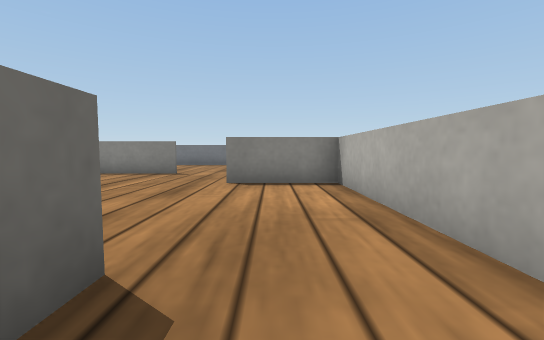
[1] (above)

19 first-person views from a walk through a Webots world. The camera is 0.07 m above the floor, tilts 4° down and sees 90° across. The floor is counted in squares, 0.1 m on a side. Each view is taken from the middle of a square. On the plan, view 1 faces up. The plan holds only what a view shows up to about 9 squares ahead; the rest is blank. Robots are left out. Simple shapes and patterns stand in for the simulator's stock objects.

[2]
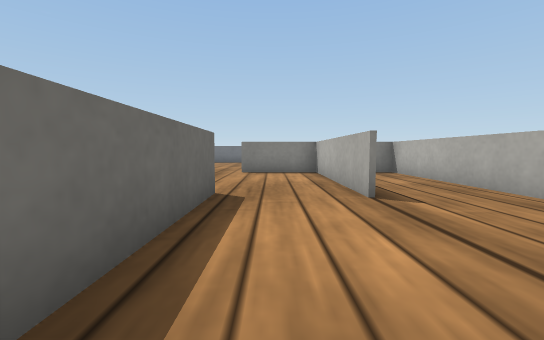

[3]
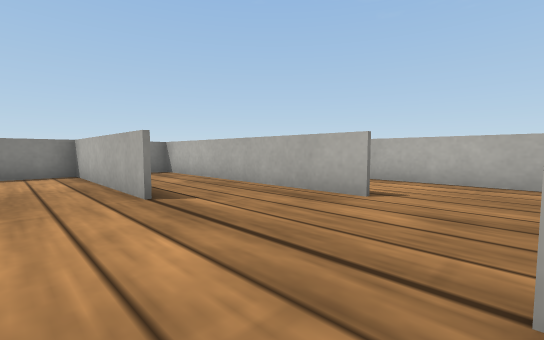

[4]
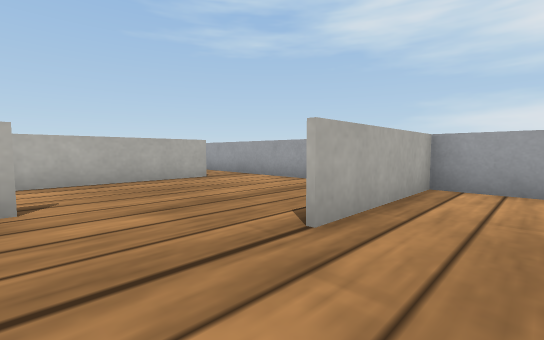

[5]
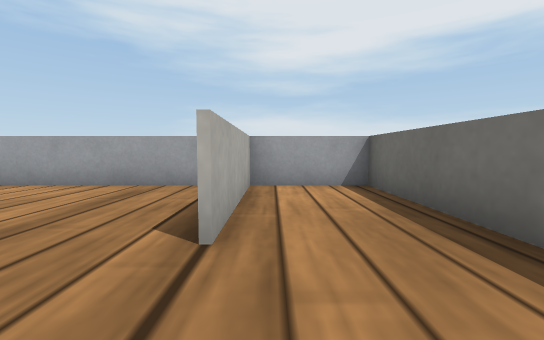

[6]
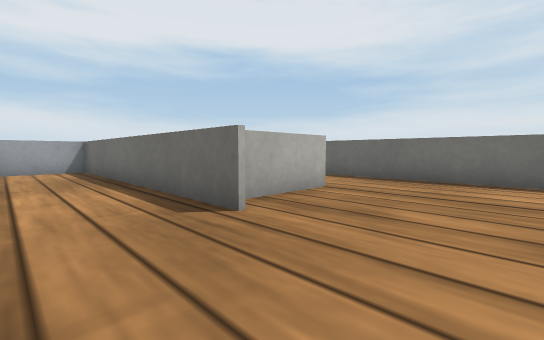

[7]
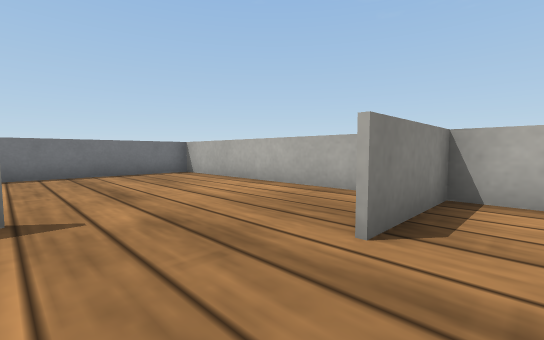

[8]
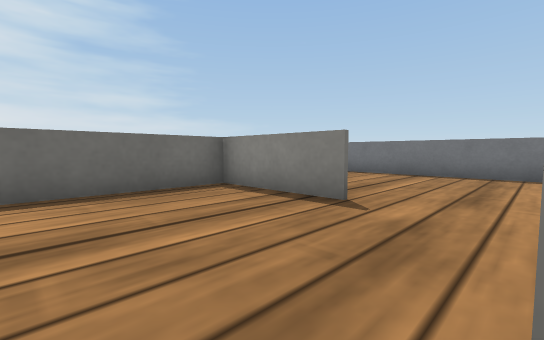

[9]
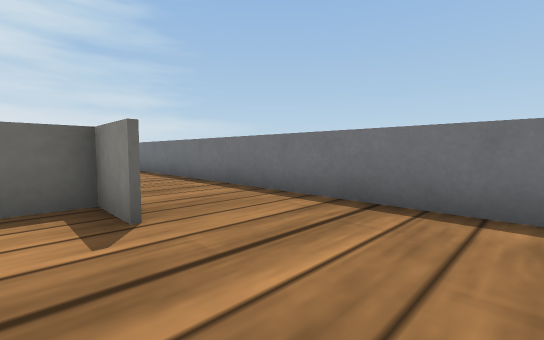

[10]
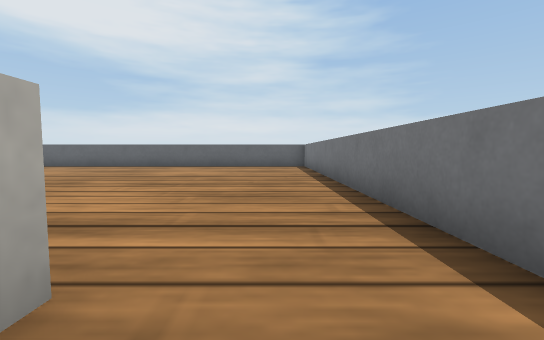

[11]
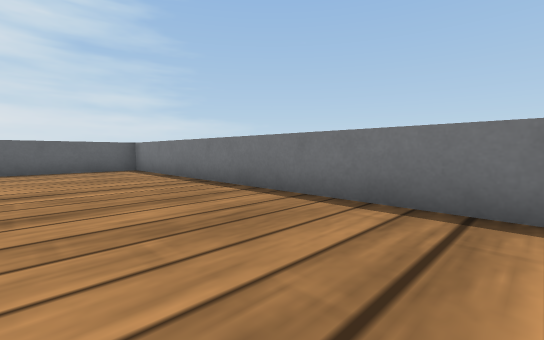

[12]
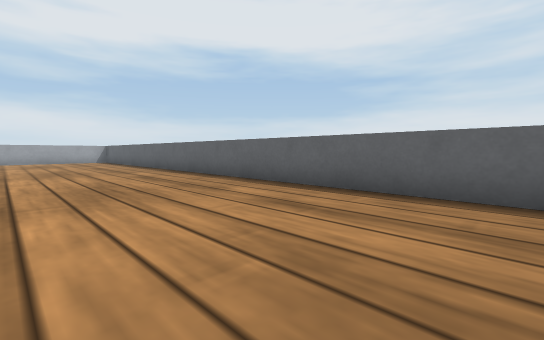

[13]
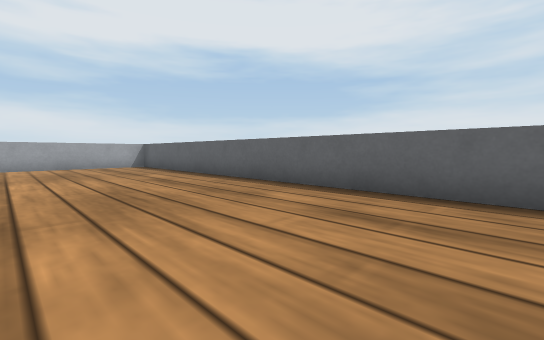

[14]
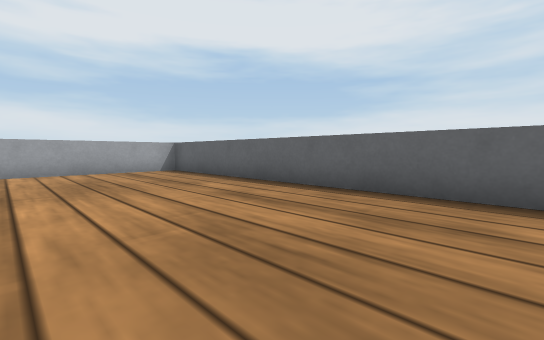

[15]
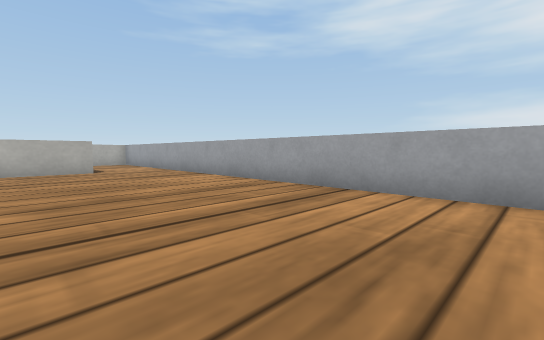

[16]
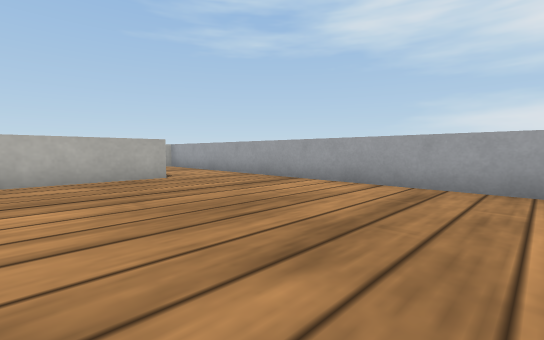

[17]
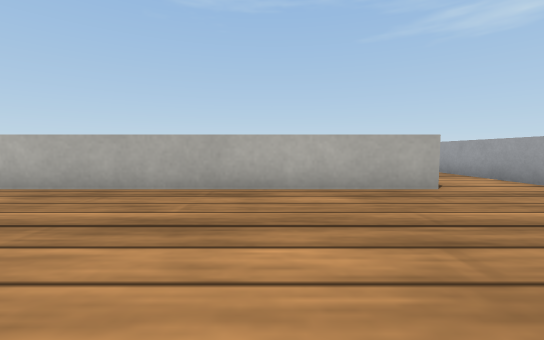

[18]
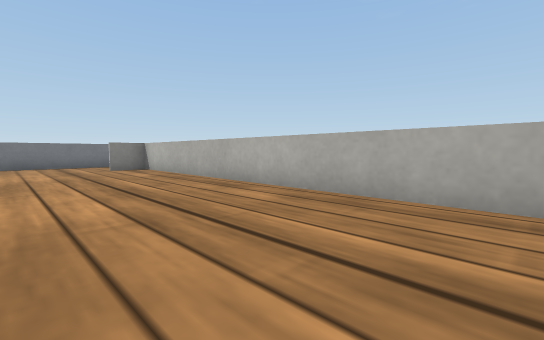

[19]
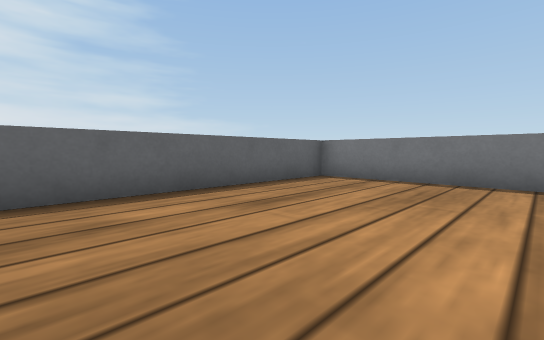

### Floor plan
Points are (right, up) in squares from view 1. A wall is a line through its corners. A room is listed if a view was taken in it or the views show most of it. See-through windows are left out.
Room 1 (views 1, 2, 3, 4, 5, 6, 8)
walls: (1.5, 1) (1.5, 6); (-0.9, 1.6) (-0.9, -6.5); (1.5, 5.9) (-1, 5.9); (-1, -6.5) (1.9, -6.5); (1.5, -6.6) (1.5, -3)
ways out: opening at (-1, 3.5) to room 2; opening at (2, -0.5) to room 3
Room 2 (views 7, 9, 10, 11, 12, 13, 14, 15, 16, 17, 18, 19)
walls: (-3.6, 1) (-1.5, 1); (-2.9, 8.5) (-6, 8.5); (-4.6, 10.9) (-5.9, 10.9) (-5.9, -0.8); (-6, -4.1) (-6, 8.9); (1.5, 6) (1.5, 13.5) (-18.5, 13.5) (-18.5, -5.2); (-17.4, -6.5) (-1, -6.5)
ways out: opening at (-1, 3.5) to room 1
Room 3 (no view inside)
walls: (4, -1.1) (4, 5.9) (3.4, 5.9); (1.9, -6.5) (4.4, -6.5)
ways out: opening at (2, -0.5) to room 1; opening at (4, -4)

Where each view was taken, in squares from view 1:
view 1: 0 up, 0 right, facing up
view 2: 3 down, 0 right, facing up
view 3: 3 down, 0 right, facing up-right
view 4: 1 down, 0 right, facing down-right
view 5: 1 down, 1 right, facing down
view 6: 4 up, 1 right, facing down-left
view 7: 5 up, 3 left, facing up-right
view 8: 5 up, 1 left, facing up-left
view 9: 10 up, 2 left, facing up-left
view 10: 12 up, 6 left, facing left
view 11: 10 up, 8 left, facing up-left
view 12: 12 up, 14 left, facing down-left
view 13: 6 up, 14 left, facing down-left
view 14: 3 up, 14 left, facing down-left
view 15: 2 down, 16 left, facing down-right
view 16: 1 down, 13 left, facing down-right
view 17: 1 down, 11 left, facing right
view 18: 0 up, 10 left, facing up-right
view 19: 7 up, 14 left, facing up-left
